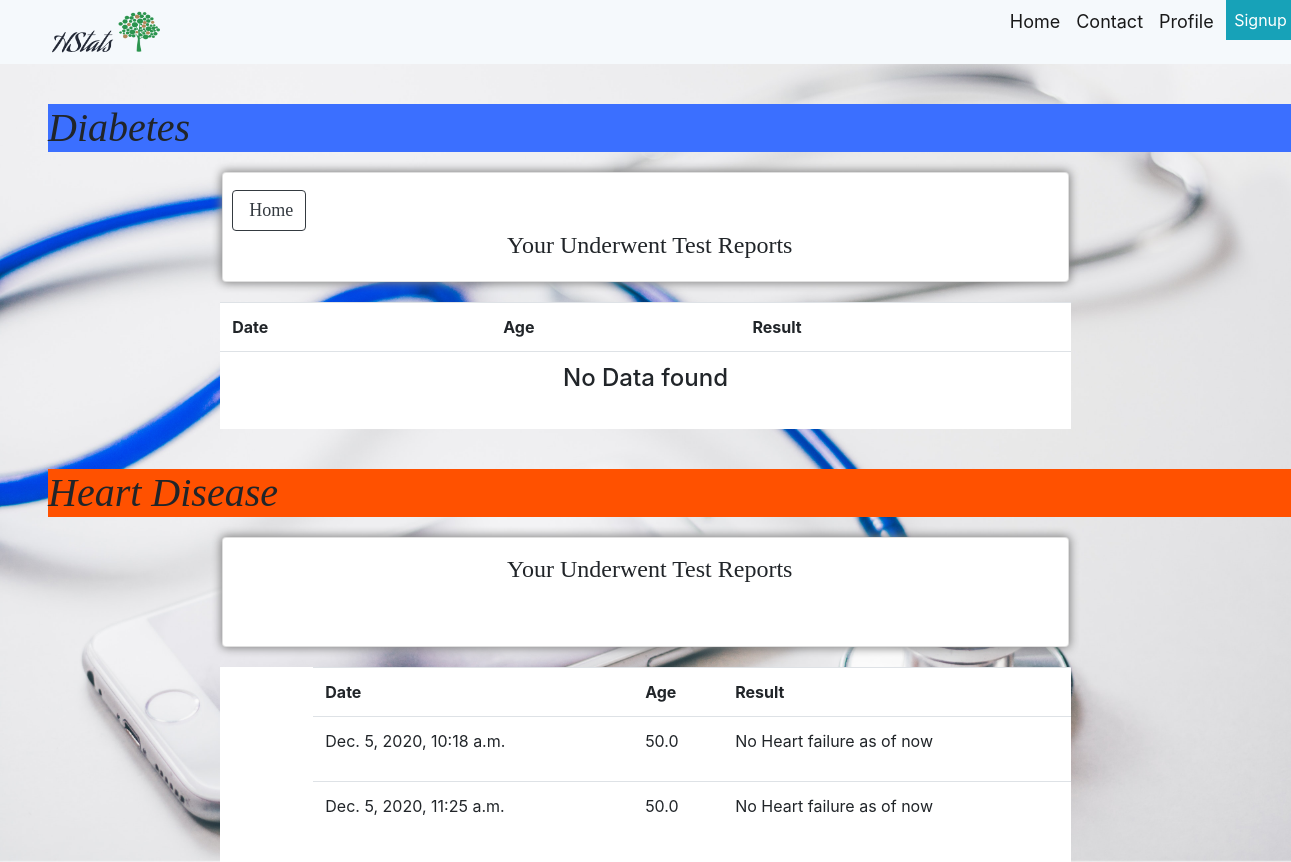
Page /profile (signed in) on the earlier database version.
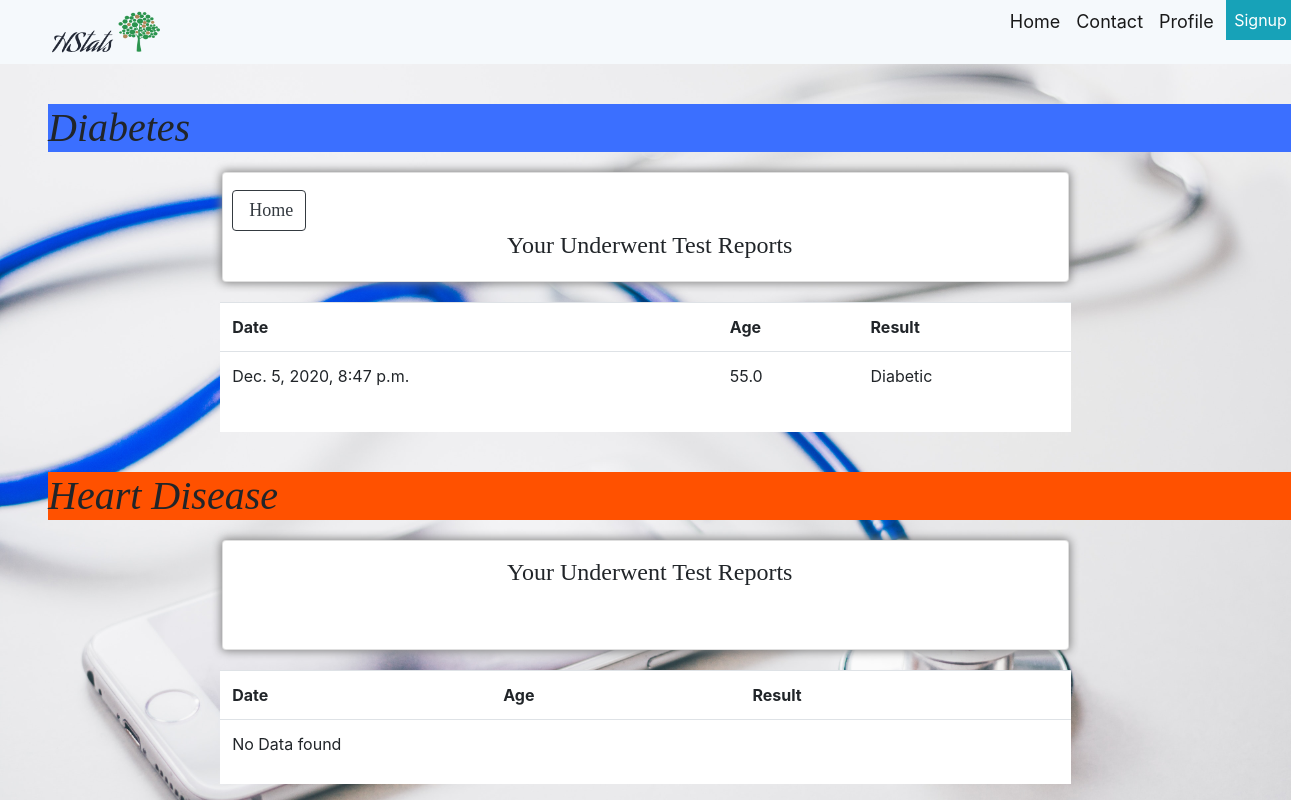
Same page on the later database version.
### App/models.py (models this page shows, shortened)
class HeartTest(models.Model):
    user = models.CharField(max_length=50,null=True)
    age=models.FloatField(default=0)
    anaemia=models.FloatField(default=0)
    creatinine_phosphokinase=models.IntegerField(default=0)
    diabetes=models.FloatField(default=0)
    ejection_fraction=models.FloatField(default=0)
    high_blood_pressure=models.FloatField(default=0)
    platelets=models.FloatField(default=0)
    serum_creatinine=models.FloatField(default=10)
    serum_sodium=models.FloatField(max_length=10,null=True)
    sex=models.FloatField(max_length=10,null=True)
    smoking=models.FloatField(max_length=10,null=True)
    time=models.FloatField(max_length=10,null=True)
    DEATH_EVENT=models.CharField(max_length=10,null=True)
    Testdate = models.DateTimeField(default=datetime.now, blank=True)

class DiabTest(models.Model):
    user = models.CharField(max_length=50,null=True)
    Pregnancies=models.FloatField(default=0)
    Glucose=models.FloatField(default=0)
    BP=models.IntegerField(default=0)
    Skinthickness=models.FloatField(default=0)
    Insulin=models.FloatField(default=0)
    BMI=models.FloatField(default=0)
    Diabetic_pf=models.FloatField(default=0)
    age=models.FloatField(default=10)
    Res=models.CharField(max_length=10,null=True)
    Testdate = models.DateTimeField(default=datetime.now, blank=True)

### App/views.py (the view)
# urls.py: path('profile',views.profile,name='profile'),
def profile(request):
	heartT = HeartTest.objects.filter(user=str(request.user))
	diabT = DiabTest.objects.filter(user=str(request.user))
	return render(request,'profile.html',{'heartT':heartT,'diabT':diabT})

### templates/profile.html (shortened to what this page needs)
{% extends "base.html" %}
{% block content %}
<body style="background-image:url('static/imgs/dash.jpg');background-size: 100%;">
<i><h1 style="margin:1em 0em 0em 1.2em; font-family: cursive;background-color: rgb(59, 111, 255);"><marquee direction="right">Diabetes</marquee></h1></i>
    <div class="row">
      <div class="col-md-8 offset-md-2">
        <div class="card" style="padding-top: 2%;padding-left: 1%;height: 110px;">
          <a class="btn btn-outline-dark " href="{% url 'home'%}"  style="font-family: cursive;font-size: large;width: max-content;">&nbsp;Home</a>
          <h4 style="font-family: cursive;"><center>Your Underwent Test Reports</center></h4>
        </div>
        <div class="dash-row">
        <table class="table">
          <tr>
            <th>Date</th>
            <th>Age</th>
            <th>Result</th>
          </tr>
          {% if not diabT %}
          <tr><td colspan="3" style="text-align: center;"><h4>No Data found</h4></td></tr>
          {%else%}
              {% for tr in diabT %}
                <tr>
                    <td><p>{{tr.Testdate}}</p></td>
                    <td><p>{{tr.age}}</p></td>
                    <td><p>{{tr.Res}}</p></td>
                </tr>
               {% endfor %}
          {%endif%}
        </table>
      </div>
      </div>
    </div>
<i><h1 style="margin:1em 0em 0em 1.2em; font-family: cursive;background-color: rgb(255, 81, 0);"><marquee direction="right">Heart Disease</marquee></h1></i>
<div class="row">
    <div class="col-md-8 offset-md-2">
      <div class="card" style="padding-top: 2%;padding-left: 1%;height: 110px;">
        <h4 style="font-family: cursive;"><center>Your Underwent Test Reports</center></h4>
      </div>
      <div class="dash-row">
      <table class="table">
        <tr>
          <th>Date</th>
          <th>Age</th>
          <th>Result</th>
        </tr>
          {% if not heartT%}
          <tr><td colspan="3">No Data found</td></tr>
          {%else%}
            {% for tr in heartT %}
            <tr>
                <td><p>{{tr.Testdate}}</p></td>
                <td><p>{{tr.age}}</p></td>
                <var style="color: white;">x = {{tr.DEATH_EVENT}}</var>
                {% if x == 1 %}
                    <td><p>Heart failure in the Future</p></td>
                {% else %}
                    <td><p>No Heart failure as of now</p></td>
                {%endif%}
            </tr>
            {% endfor %}
         {%endif%}
      </table>
    </div>
    </div>
  </div>
</body>
{% endblock %}

### templates/base.html (shortened to what this page needs)
{% load static %}
<!DOCTYPE html>
<html>
<head>
  <link href="{% static 'css/base.css' %}" rel="stylesheet">
  <link rel="stylesheet" href="https://stackpath.bootstrapcdn.com/bootstrap/4.3.1/css/bootstrap.min.css">
</head>
<body>
<nav class="navbar navbar-expand-lg navbar-light" style="background-color: #f5f9fc;height: 4em;">
    <a class="navbar-brand" href="{% url 'home'%}"><img src="{% static 'imgs/logo.png'%}" style="margin-left:1.5em;height:100px ; width: 120px;"/></a>
  <div class="collapse navbar-collapse" id="navbarSupportedContent">
    <ul class="navbar-nav" style="margin-left:75% ;">
      <li class="nav-item active" style="font-size: large;">
        <a class="nav-link" href="{% url 'home'%}">Home</a>
      </li>
      <li class="nav-item active" style="font-size: large;">
        <a class="nav-link" href="#">Contact</a>
      </li>
      <li class="nav-item active" style="font-size: large;">
        {% if request.user.is_authenticated %}
          <a class="nav-link" href="{% url 'profile'%}">Profile</a>
        {% else %}
          <a class="nav-link" href="{% url 'login'%}">Profile</a>
        {% endif %}
      </li>
      <li class="nav-item active">
          <a class="nav-link btn-info" style="color: white;" href="{% url 'signup'%}">Signup</a>
      </li>
    </ul>
  </div>
</nav>
    <div id="content">
        {% block content %}
        {% endblock %}
    </div>
</body>
</html>

### static/css/base.css (style rules this page uses)
img { max-width: 100%; padding: 0%; }
.card { margin: 20px 2px 20px 2px; box-shadow:0px 0px 10px 1px grey; border-radius: 5px; padding-bottom:20px ; }
ul { list-style-type: none; }
.dash-row { display: flex; flex-direction: row; width: 100%; background: rgb(255, 255, 255); }

Differences in the rows shown:
removed HeartTest: Testdate "Dec. 5, 2020, 10:18 a.m.", age "50.0"
removed HeartTest: Testdate "Dec. 5, 2020, 11:25 a.m.", age "50.0"
added DiabTest: Testdate "Dec. 5, 2020, 8:47 p.m.", age "55.0", Res "Diabetic"
